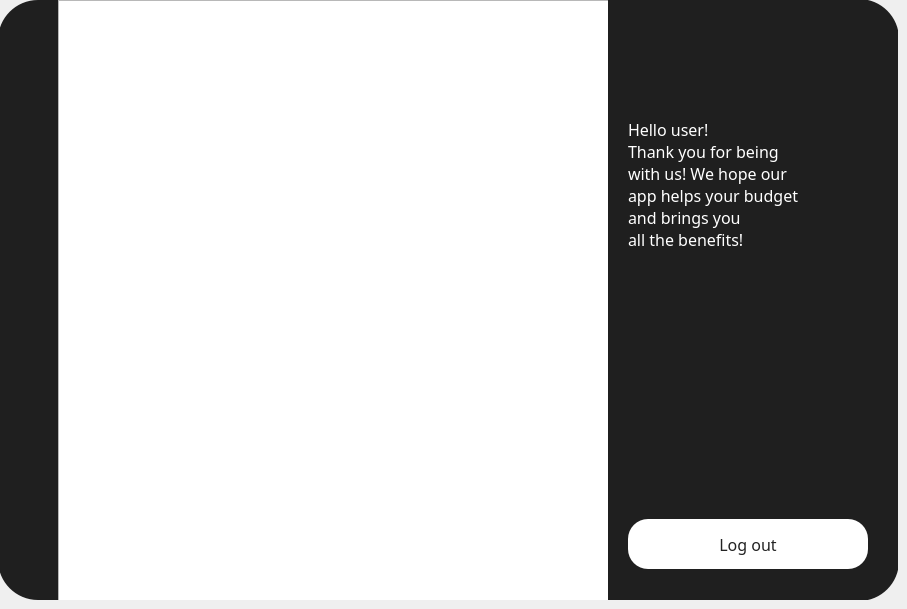
    <widget class="QWidget" name="userspage">
     <widget class="QWidget" name="leftMenuWidget_4" native="true">
      <property name="enabled">
       <bool>true</bool>
      </property>
      <property name="geometry">
       <rect>
        <x>-2</x>
        <y>0</y>
        <width>60</width>
        <height>600</height>
       </rect>
      </property>
      <property name="styleSheet">
       <string notr="true">QWidget#leftMenuWidget_4{
background-color: rgb(31,31,31);
border-top-left-radius:40px;
border-bottom-left-radius:40px;
}</string>
      </property>
      <widget class="QPushButton" name="accountButton_4">
       <property name="geometry">
        <rect>
         <x>16</x>
         <y>130</y>
         <width>28</width>
         <height>28</height>
        </rect>
       </property>
       <property name="styleSheet">
        <string notr="true">QWidget#accountButton_4{
image: url(:/new/prefix1/icons//user_clicked.svg);
border: none;
outline: none;
}</string>
       </property>
       <property name="text">
        <string/>
       </property>
       <property name="iconSize">
        <size>
         <width>20</width>
         <height>20</height>
        </size>
       </property>
       <property name="checkable">
        <bool>false</bool>
       </property>
       <property name="flat">
        <bool>true</bool>
       </property>
      </widget>
      <widget class="QPushButton" name="chartButton_4">
       <property name="enabled">
        <bool>true</bool>
       </property>
       <property name="geometry">
        <rect>
         <x>16</x>
         <y>200</y>
         <width>28</width>
         <height>28</height>
        </rect>
       </property>
       <property name="styleSheet">
        <string notr="true">QWidget#chartButton_4{
	image: url(:/new/prefix1/icons/pie-chart.svg);
border: none;
outline: none;
}
</string>
       </property>
       <property name="text">
        <string/>
       </property>
       <property name="iconSize">
        <size>
         <width>20</width>
         <height>20</height>
        </size>
       </property>
       <property name="checkable">
        <bool>false</bool>
       </property>
       <property name="checked">
        <bool>false</bool>
       </property>
       <property name="default">
        <bool>false</bool>
       </property>
       <property name="flat">
        <bool>true</bool>
       </property>
      </widget>
      <widget class="QPushButton" name="homeButton_4">
       <property name="geometry">
        <rect>
         <x>16</x>
         <y>60</y>
         <width>28</width>
         <height>28</height>
        </rect>
       </property>
       <property name="styleSheet">
        <string notr="true">QWidget#homeButton_4{
image: url(:/new/prefix1/icons/home.svg);
border: none;
outline: none;
}</string>
       </property>
       <property name="text">
        <string/>
       </property>
       <property name="iconSize">
        <size>
         <width>20</width>
         <height>20</height>
        </size>
       </property>
       <property name="checkable">
        <bool>false</bool>
       </property>
       <property name="checked">
        <bool>false</bool>
       </property>
       <property name="default">
        <bool>false</bool>
       </property>
       <property name="flat">
        <bool>true</bool>
       </property>
      </widget>
     </widget>
     <widget class="QWidget" name="mainMenuWidget_4" native="true">
      <property name="geometry">
       <rect>
        <x>58</x>
        <y>0</y>
        <width>840</width>
        <height>600</height>
       </rect>
      </property>
      <property name="font">
       <font>
        <family>Poppins</family>
        <pointsize>12</pointsize>
        <bold>false</bold>
       </font>
      </property>
      <property name="styleSheet">
       <string notr="true">QWidget#mainMenuWidget_4{
background-color: rgb(255, 255, 255);
border-top-right-radius:40px;
border-bottom-right-radius:40px;
}
</string>
      </property>
      <widget class="QWidget" name="widget_8" native="true">
       <property name="geometry">
        <rect>
         <x>550</x>
         <y>-1</y>
         <width>291</width>
         <height>602</height>
        </rect>
       </property>
       <property name="styleSheet">
        <string notr="true">QWidget#widget_8{
	background-color: rgb(31, 31, 31);
border-top-right-radius:40px;
border-bottom-right-radius:40px;
}
</string>
       </property>
       <widget class="QWidget" name="widget_9" native="true">
        <property name="geometry">
         <rect>
          <x>20</x>
          <y>0</y>
          <width>251</width>
          <height>602</height>
         </rect>
        </property>
        <property name="styleSheet">
         <string notr="true">QWidget#widget_9{
	background-color: rgb(31, 31, 31);
border-top-right-radius:40px;
border-bottom-right-radius:40px;
}
</string>
        </property>
        <widget class="QPushButton" name="closeButton_10">
         <property name="geometry">
          <rect>
           <x>200</x>
           <y>30</y>
           <width>28</width>
           <height>28</height>
          </rect>
         </property>
         <property name="styleSheet">
          <string notr="true">QWidget#closeButton_10{
	image: url(:/new/prefix1/icons/close_2.png);
}

QWidget#closeButton_10:hover{
	image:url(:/new/prefix1/icons/close_pressed.png);
}

QWidget#closeButton_10:pressed{
border: none;
outline: none;
image:url(:/new/prefix1/icons/close_pressed.png);
}
</string>
         </property>
         <property name="text">
          <string/>
         </property>
         <property name="iconSize">
          <size>
           <width>20</width>
           <height>20</height>
          </size>
         </property>
         <property name="flat">
          <bool>true</bool>
         </property>
        </widget>
        <widget class="QPushButton" name="logoutButton_2">
         <property name="geometry">
          <rect>
           <x>0</x>
           <y>520</y>
           <width>240</width>
           <height>50</height>
          </rect>
         </property>
         <property name="font">
          <font>
           <family>Poppins</family>
           <pointsize>12</pointsize>
           <bold>false</bold>
          </font>
         </property>
         <property name="styleSheet">
          <string notr="true">QWidget#logoutButton_2{
	background-color: rgb(255, 255, 255);
	border-radius:20px;
border: none;
outline: none;
	color: rgb(35,35,35);
}

QWidget#logoutButton_2:hover{
	background-color: rgb(170, 170, 170);
	border-radius:20px;
	color: rgb(35,35,35);
border: none;
outline: none;
}</string>
         </property>
         <property name="text">
          <string>Log out</string>
         </property>
         <property name="flat">
          <bool>true</bool>
         </property>
        </widget>
        <widget class="QLabel" name="label_2">
         <property name="geometry">
          <rect>
           <x>0</x>
           <y>60</y>
           <width>261</width>
           <height>251</height>
          </rect>
         </property>
         <property name="styleSheet">
          <string notr="true">font: 18pt &quot;Segoe UI&quot;;
color: rgb(255, 255, 255);</string>
         </property>
         <property name="text">
          <string>Hello user!
Thank you for being
with us! We hope our
app helps your budget
and brings you
all the benefits!</string>
         </property>
        </widget>
       </widget>
      </widget>
      <widget class="QGraphicsView" name="graphicsView_2">
       <property name="geometry">
        <rect>
         <x>0</x>
         <y>0</y>
         <width>571</width>
         <height>611</height>
        </rect>
       </property>
       <property name="styleSheet">
        <string notr="true">background-image: url(:/new/prefix1/icons/graph1.png);</string>
       </property>
      </widget>
      <zorder>graphicsView_2</zorder>
      <zorder>widget_8</zorder>
     </widget>
     <zorder>mainMenuWidget_4</zorder>
     <zorder>leftMenuWidget_4</zorder>
    </widget>
